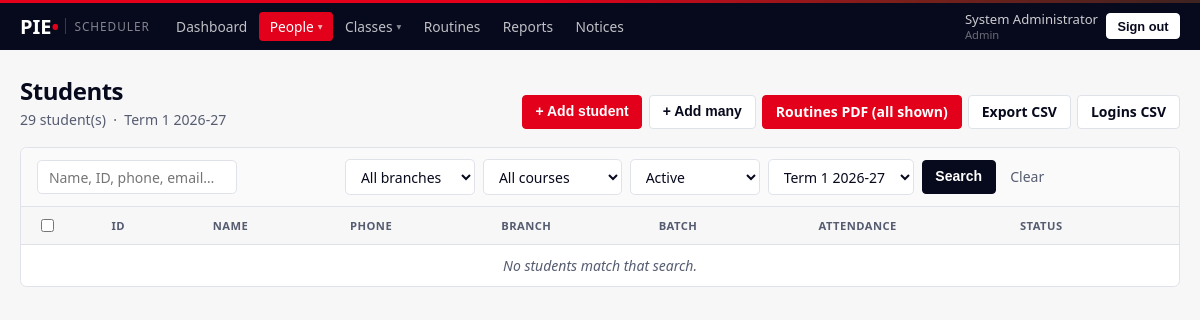
Page /admin/students?page=3 (signed in) on the earlier database version.
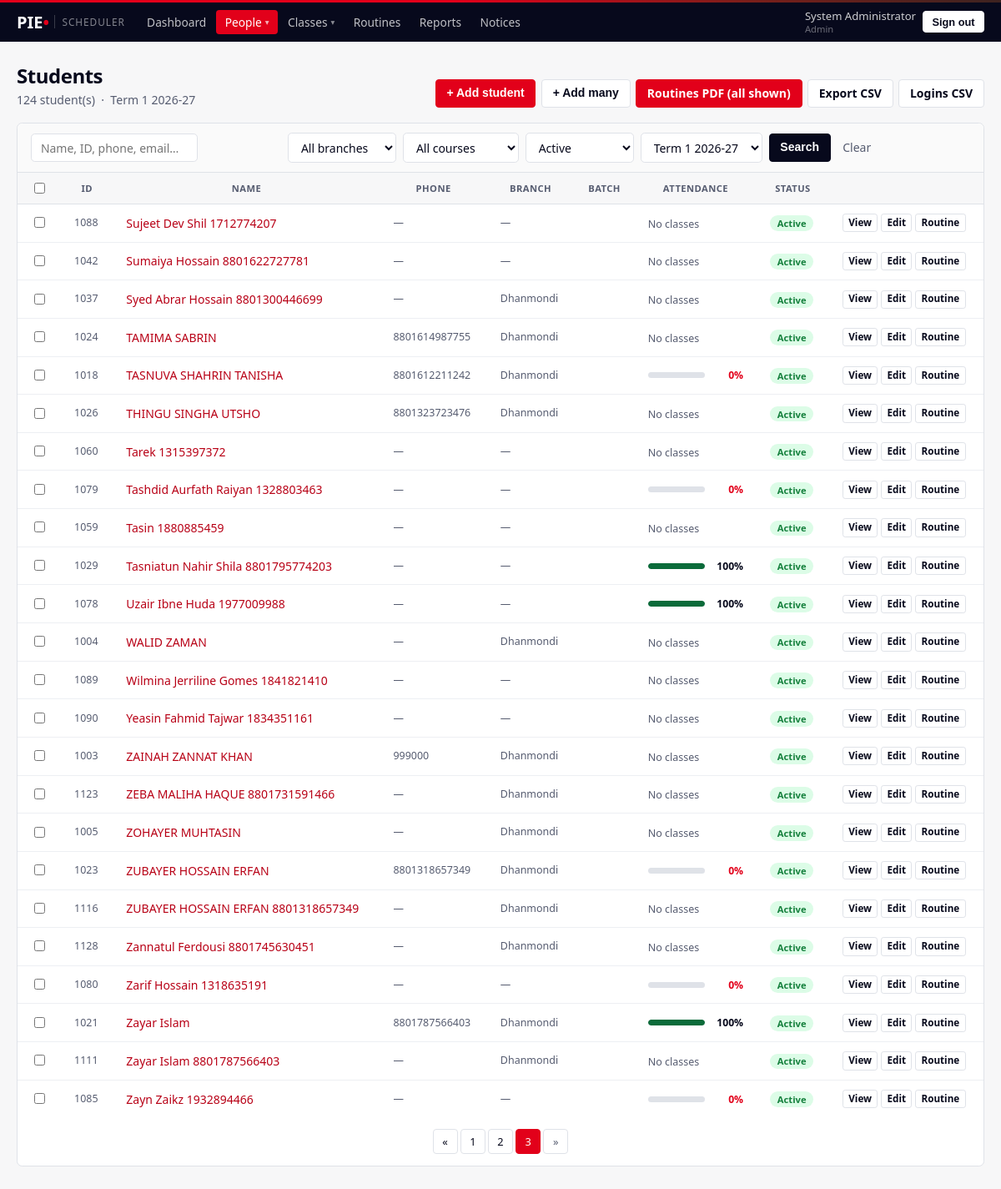
Same page on the later database version.
### models.py (models this page shows, shortened)
class User(UserMixin, db.Model):
    __tablename__ = "user"
    id           = db.Column(db.Integer, primary_key=True)
    username     = db.Column(db.String(64), unique=True, nullable=False, index=True)
    password_hash= db.Column(db.String(255), nullable=False)
    full_name    = db.Column(db.String(120), nullable=False)
    role         = db.Column(db.String(16), nullable=False, index=True)
    status       = db.Column(db.String(16), default="ACTIVE", nullable=False, index=True)
    phone        = db.Column(db.String(32))
    email        = db.Column(db.String(120))
    branch       = db.Column(db.String(32), index=True)
    subjects     = db.Column(db.String(255))          # teachers only
    max_daily_hours = db.Column(db.Float, default=8.0)# teachers only
    days_off     = db.Column(db.String(32))           # teachers: "0,3" = Mon,Thu
    work_hours   = db.Column(db.String(255))          # "0=10:00-20:00;1=14:00-20:00"
    initial_password = db.Column(db.String(64))
    created_at   = db.Column(db.DateTime, default=datetime.utcnow)
    @property
    def is_active(self):
        return self.status == "ACTIVE"
    @property
    def is_admin(self):
        return self.role == "ADMIN"

### views_admin.py (the view)
@bp.route("/admin/students")
@login_required
@admin_only
def students():
    f = _filters()
    start, end, label = window_from_request()
    query   = student_search(**f)
    page    = paginate(query, request.args.get("page", type=int))
    summaries = bulk_attendance_summary([s.id for s in page.items], start, end)
    dupe_names = [n for (n,) in
                  db.session.query(func.lower(User.full_name))
                  .filter_by(role="STUDENT")
                  .group_by(func.lower(User.full_name))
                  .having(func.count(User.id) > 1).all()]
    return render_template("admin/students.html",
                           page=page, filters=f, summaries=summaries,
                           window_label=label, dupe_count=len(dupe_names),
                           next_id=next_student_id(), **_lists())

### helpers.py (called while the page is built, shortened)
def role_required(*roles):
    def decorator(f):
        @wraps(f)
        def inner(*args, **kwargs):
            if not current_user.is_authenticated:
                return redirect(url_for("login"))
            if current_user.role not in roles:
                abort(403)
            return f(*args, **kwargs)
        return inner
    return decorator

def read_only_guard():
    if not current_user.is_authenticated:
        return None
    if current_user.role != "STUDENT_VIEWER":
        return None

def next_student_id():
    last = (User.query.filter_by(role="STUDENT")
            .order_by(User.id.desc()).first())
    if not last:
        return "1001"
    try:
        return str(int(last.username) + 1)
    except ValueError:
        return str(User.query.filter_by(role="STUDENT").count() + 1001)

def paginate(query, page=None, per_page=50):
    page = page or 1
    total = query.count()
    items = query.offset((page - 1) * per_page).limit(per_page).all()
    return Pagination(items, page, per_page, total)

def page_args():
    args = request.args.to_dict()
    args.pop("page", None)
    return args

### templates/admin/students.html (shortened to what this page needs)
{% extends "base.html" %}
{% import "partials/macros.html" as m %}
{% block content %}
<div class="page-head">
  <div>
    <h1 class="page-title">Students</h1>
    <p class="page-sub">{{ page.total }} student(s) &nbsp;·&nbsp; {{ window_label }}</p>
  </div>
  <div class="head-actions">
    <button class="btn btn-primary" onclick="document.getElementById('addOneModal').style.display='flex'">
      + Add student
    </button>
    <button class="btn btn-outline" onclick="document.getElementById('addManyModal').style.display='flex'">
      + Add many
    </button>
    <a class="btn btn-primary" href="{{ url_for('admin.student_routines_pdf_route', **request.args) }}">
      Routines PDF (all shown)
    </a>
    <a class="btn btn-outline" href="{{ url_for('admin.students_export', **request.args) }}">Export CSV</a>
    <a class="btn btn-outline" href="{{ url_for('admin.credentials_export') }}">Logins CSV</a>
  </div>
</div>
<div class="panel p-0">
  <form class="filter-bar" method="get">
    <div class="fb-search">
      <input class="form-control" name="q" value="{{ filters.q }}"
             placeholder="Name, ID, phone, email…" autocomplete="off">
    </div>
    <select class="form-select" name="branch">
      <option value="">All branches</option>
    </select>
    <select class="form-select" name="course_id">
      <option value="">All courses</option>
    </select>
    <select class="form-select" name="status">
      <option value="ACTIVE"    {{ 'selected' if filters.status == 'ACTIVE' }}>Active</option>
    </select>
    <select class="form-select" name="term_id">
      {% for t in terms %}
        <option value="{{ t.id }}" {{ 'selected' if window_label == t.name }}>{{ t.name }}</option>
      {% endfor %}
    </select>
    <button class="btn btn-dark">Search</button>
    <a class="btn btn-link" href="{{ url_for('admin.students') }}">Clear</a>
  </form>
  <form method="post" action="{{ url_for('admin.students_action') }}" id="peopleForm">
    <div class="table-responsive">
      <table class="list-table" id="studentTable">
        <thead>
          <tr>
            <th class="tick"><input type="checkbox" data-select-all></th>
            <th>ID</th><th>Name</th><th>Phone</th><th>Branch</th><th>Batch</th>
            <th>Attendance</th><th>Status</th><th></th>
          </tr>
        </thead>
        <tbody>
        {% for s in page.items %}
          {% set att = summaries.get(s.id, {}) %}
          <tr>
            <td class="tick"><input type="checkbox" name="user_ids" value="{{ s.id }}" data-row-tick></td>
            <td class="mono sub">{{ s.username }}</td>
            <td>
              <a href="{{ url_for('admin.student_profile', sid=s.id) }}">{{ s.full_name }}</a>
            </td>
            <td class="mono sub">{{ s.phone or '—' }}</td>
            <td class="sub">{{ s.branch or '—' }}</td>
            <td class="sub"></td>
            <td>{{ m.meter(att.get('percent', 0), att.get('held', 0)) }}</td>
            <td>{{ m.pill_status(s.status) }}</td>
            <td class="nowrap">
              <a class="btn btn-xs btn-outline"
                 href="{{ url_for('admin.student_profile', sid=s.id) }}">View</a>
              <a class="btn btn-xs btn-outline"
                 href="{{ url_for('admin.edit_student', sid=s.id) }}">Edit</a>
              <a class="btn btn-xs btn-outline"
                 href="{{ url_for('admin.student_routine_pdf_route', sid=s.id) }}"
                 title="Routine PDF">Routine</a>
            </td>
          </tr>
        {% else %}
          <tr><td colspan="9" class="empty-line">No students match that search.</td></tr>
        {% endfor %}
        </tbody>
      </table>
    </div>
    {{ m.pager(page, 'admin.students', page_args()) }}
  </form>
</div>
{% endblock %}

### templates/partials/macros.html (shortened to what this page needs)
{% macro meter(percent, held) %}
{% if held == 0 %}
  <span class="sub">No classes</span>
{% else %}
  <div class="meter">
    <div class="meter-bar">
      <div class="meter-fill {{ 'is-low' if percent < 75 else ('is-warn' if percent < 85 else '') }}"
           style="width:{{ percent }}%"></div>
    </div>
    <span class="meter-value {{ 'is-low' if percent < 75 else ('is-warn' if percent < 85 else '') }}">
      {{ percent }}%
    </span>
  </div>
{% endif %}
{% endmacro %}
{% macro pill_status(status) %}
{% if status == 'ACTIVE' %}<span class="pill pill-green">Active</span>
{% elif status == 'ARCHIVED' %}<span class="pill pill-gray">Archived</span>
{% else %}<span class="pill pill-gray">{{ status }}</span>
{% endif %}
{% endmacro %}
{% macro pager(pagination, endpoint, args={}) %}
{% if pagination.pages > 1 %}
<div class="pager">
  <a class="pager-btn {{ 'disabled' if not pagination.has_prev }}"
     href="{{ url_for(endpoint, page=pagination.prev_num, **args) if pagination.has_prev else '#' }}">&laquo;</a>
  {% for p in pagination.iter_pages() %}
    {% if p %}
      <a class="pager-btn {{ 'active' if p == pagination.page }}"
         href="{{ url_for(endpoint, page=p, **args) }}">{{ p }}</a>
    {% else %}
      <span class="pager-btn disabled">&hellip;</span>
    {% endif %}
  {% endfor %}
  <a class="pager-btn {{ 'disabled' if not pagination.has_next }}"
     href="{{ url_for(endpoint, page=pagination.next_num, **args) if pagination.has_next else '#' }}">&raquo;</a>
</div>
{% endif %}
{% endmacro %}

Differences in the rows shown:
added User: username "1088", full_name "Sujeet Dev Shil 1712774207", phone "—", branch "—", shows "No classes", status "Active"
added User: username "1042", full_name "Sumaiya Hossain 8801622727781", phone "—", branch "—", shows "No classes", status "Active"
added User: username "1037", full_name "Syed Abrar Hossain 8801300446699", phone "—", branch "Dhanmondi", shows "No classes", status "Active"
now on this page (row unchanged): User: username "1024", full_name "TAMIMA SABRIN", phone "8801614987755", branch "Dhanmondi", shows "No classes", status "Active"
now on this page (row unchanged): User: username "1018", full_name "TASNUVA SHAHRIN TANISHA", phone "8801612211242", branch "Dhanmondi", percent "0", status "Active"
now on this page (row unchanged): User: username "1026", full_name "THINGU SINGHA UTSHO", phone "8801323723476", branch "Dhanmondi", shows "No classes", status "Active"
added User: username "1060", full_name "Tarek 1315397372", phone "—", branch "—", shows "No classes", status "Active"
added User: username "1079", full_name "Tashdid Aurfath Raiyan 1328803463", phone "—", branch "—", percent "0", status "Active"
added User: username "1059", full_name "Tasin 1880885459", phone "—", branch "—", shows "No classes", status "Active"
now on this page (row unchanged): User: username "1029", full_name "Tasniatun Nahir Shila 8801795774203", phone "—", branch "—", percent "100", status "Active"
added User: username "1078", full_name "Uzair Ibne Huda 1977009988", phone "—", branch "—", percent "100", status "Active"
now on this page (row unchanged): User: username "1004", full_name "WALID ZAMAN", phone "—", branch "Dhanmondi", shows "No classes", status "Active"
added User: username "1089", full_name "Wilmina Jerriline Gomes 1841821410", phone "—", branch "—", shows "No classes", status "Active"
added User: username "1090", full_name "Yeasin Fahmid Tajwar 1834351161", phone "—", branch "—", shows "No classes", status "Active"
now on this page (row unchanged): User: username "1003", full_name "ZAINAH ZANNAT KHAN", phone "999000", branch "Dhanmondi", shows "No classes", status "Active"
added User: username "1123", full_name "ZEBA MALIHA HAQUE 8801731591466", phone "—", branch "Dhanmondi", shows "No classes", status "Active"
now on this page (row unchanged): User: username "1005", full_name "ZOHAYER MUHTASIN", phone "—", branch "Dhanmondi", shows "No classes", status "Active"
now on this page (row unchanged): User: username "1023", full_name "ZUBAYER HOSSAIN ERFAN", phone "8801318657349", branch "Dhanmondi", percent "0", status "Active"
added User: username "1116", full_name "ZUBAYER HOSSAIN ERFAN 8801318657349", phone "—", branch "Dhanmondi", shows "No classes", status "Active"
added User: username "1128", full_name "Zannatul Ferdousi 8801745630451", phone "—", branch "Dhanmondi", shows "No classes", status "Active"
added User: username "1080", full_name "Zarif Hossain 1318635191", phone "—", branch "—", percent "0", status "Active"
now on this page (row unchanged): User: username "1021", full_name "Zayar Islam", phone "8801787566403", branch "Dhanmondi", percent "100", status "Active"
added User: username "1111", full_name "Zayar Islam 8801787566403", phone "—", branch "Dhanmondi", shows "No classes", status "Active"
added User: username "1085", full_name "Zayn Zaikz 1932894466", phone "—", branch "—", percent "0", status "Active"
Other differences:
{{ page.total }}: "29" → "124"
text no longer shown: "No students match that search."
new list line: "1"
new list line: "2"
new list line: "3"
